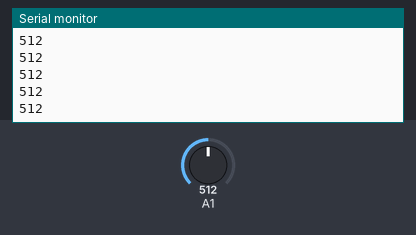
Recording of a sketch running on a simulated Arduino Uno, built with avr-gcc and run on an emulated ATmega328P. On the bench: the last lines printed to the serial monitor. The inputs (shaded band) are chosen by the test bench; at power-on: A1 = 512.

Above: at 1.2 s.
1.3 s: A1 set to 716
At 2.1 s:
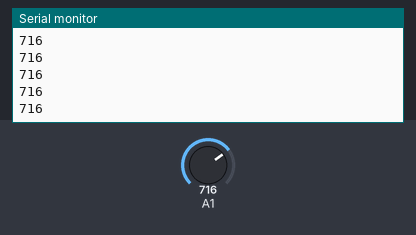
2.8 s: A1 set to 900
At 3.5 s:
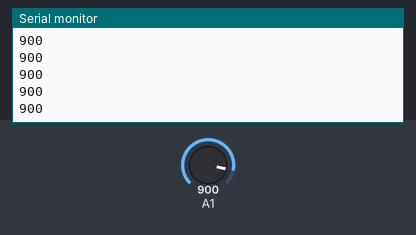
Timing chart, 0 to 5.8 s (numbered marks = the images above; inputs shaded):
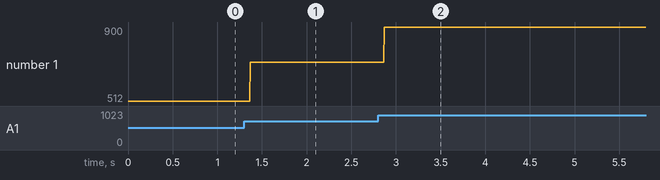

The sketch:

DigitalRead.ino
```cpp
void setup() {
  // put your setup code here, to run once:
  pinMode(9,INPUT);
  Serial.begin(9600);
}

void loop() {
  // put your main code here, to run repeatedly:
  int a = analogRead(9);
  Serial.println(a);
  }
```

Measured:
- after the input at 1.3 s, the serial monitor: prints a new line after 0.07 s (image 1)
- after the input at 2.8 s, the serial monitor: prints a new line after 0.07 s (image 2)
- plotted number 1: 512 → 716 after the input at 1.3 s, 716 → 900 after the input at 2.8 s
